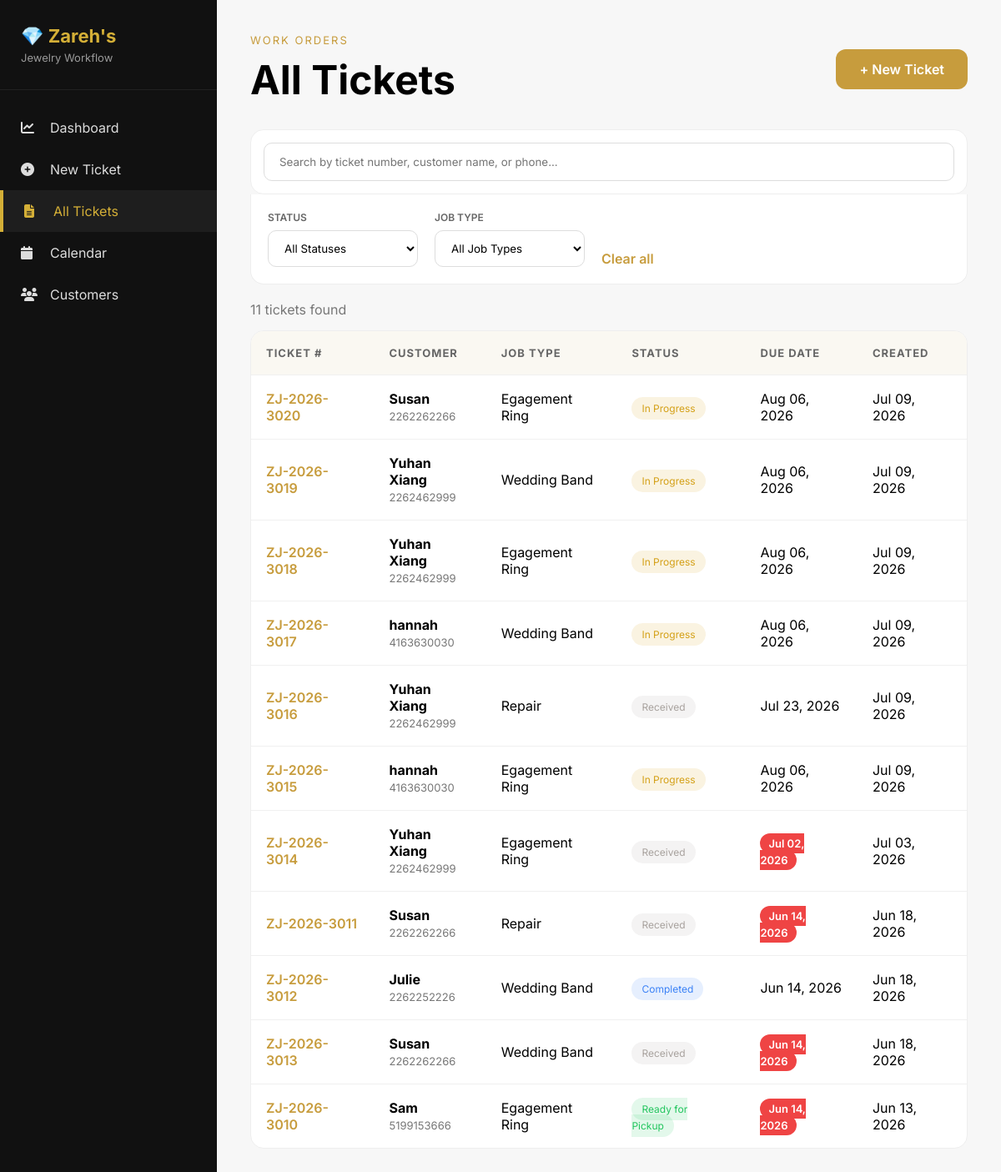
/tickets/, run on an earlier commit of the app's database.
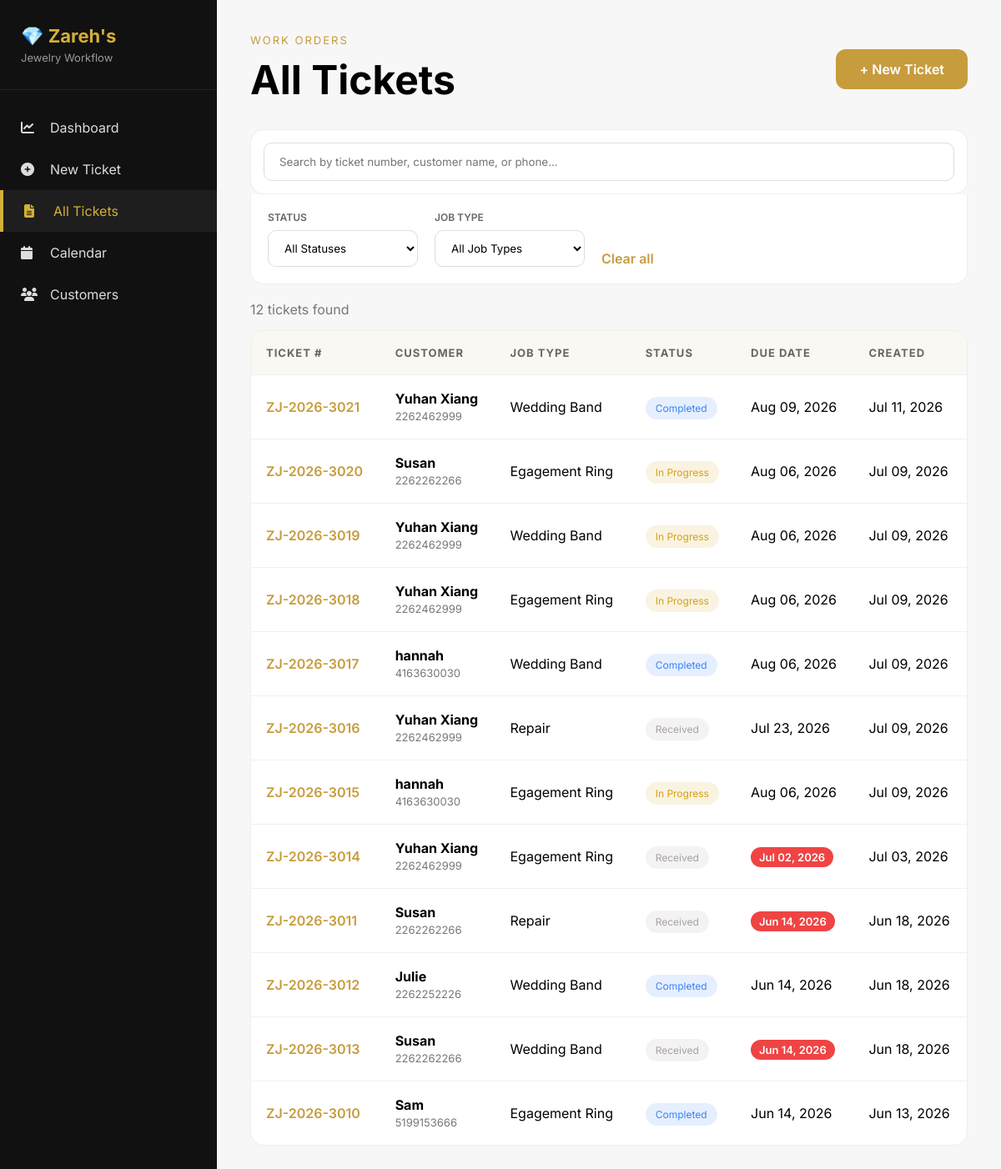
And on a later commit of the database.
### core/models.py (models this page shows, shortened)
class Ticket(models.Model):
    ticket_number = models.CharField(
        max_length=20,
        unique=True
    )
    customer = models.ForeignKey(
        Customer,
        on_delete=models.CASCADE,
        related_name="tickets"
    )
    job_type = models.ForeignKey(
        JobType,
        on_delete=models.PROTECT
    )
    status = models.ForeignKey(
        Status,
        on_delete=models.PROTECT
    )
    description = models.TextField()
    created_date = models.DateTimeField(auto_now_add=True)
    due_date = models.DateField()
    price = models.DecimalField(
        max_digits=10,
        decimal_places=2,
        blank=True,
        null=True
    )
    completed_date = models.DateField(
        blank=True,
        null=True
    )

class Customer(models.Model):
    name = models.CharField(max_length=100)
    phone = models.CharField(max_length=20)
    email = models.EmailField(blank=True, null=True)
    note = models.TextField(blank=True)
    created_date = models.DateTimeField(auto_now_add=True)
    class Meta:
        ordering = ["name"]

class JobType(models.Model):
    type = models.CharField(max_length=100, unique=True)
    duration = models.PositiveIntegerField(default=7)

class Status(models.Model):
    status = models.CharField(max_length=50, unique=True)
    color = models.CharField(max_length=20, default="#c79c3d")

### core/views.py (the view, shortened to what this page needs)
# urls.py: path('tickets/', views.all_tickets, name='all_tickets'),
def all_tickets(request):
    tickets = Ticket.objects.select_related(
        'customer', 'job_type', 'status'
    ).order_by('-created_date')
    search = request.GET.get('search')
    status_id = request.GET.get('status')
    job_type_id = request.GET.get('job_type')
    open_jobs = request.GET.get("open")
    due = request.GET.get("due")
    pickup = request.GET.get("pickup")
    overdue = request.GET.get("overdue")
    if search:
        tickets = tickets.filter(
            Q(ticket_number__icontains=search) |
            Q(customer__name__icontains=search) |
            Q(customer__phone__icontains=search)
        )
    if status_id:
        tickets = tickets.filter(status_id=status_id)
    if job_type_id:
        tickets = tickets.filter(job_type_id=job_type_id)
    if open_jobs:
        tickets = tickets.exclude(status__status="Completed")
    if pickup:
        tickets = tickets.filter(status__status="Ready for Pickup")
    context = {
        "tickets": tickets,
        "statuses": Status.objects.all(),
        "job_types": JobType.objects.all(),
        "ticket_count": tickets.count(),
        "selected_status": status_id,
        "selected_job_type": job_type_id,
        "search": search or "",
        "today": timezone.now().date(),
    }
    return render(request, "core/all_tickets.html", context)

### core/templates/core/all_tickets.html (shortened to what this page needs)
{% extends 'core/base.html' %}
{% block content %}
<div class="tickets-page">
<div class="page-header">
    <div>
        <p class="page-tag">WORK ORDERS</p>
        <h1>All Tickets</h1>
    </div>
    <a href="{% url 'new_ticket' %}" class="new-ticket-btn">
        + New Ticket
    </a>
</div>
<form method="GET">
<form id="filterForm" method="GET">
    <div class="search-card">
        <div class="search-box">
            <input
                type="text"
                id="searchInput"
                name="search"
                value="{{ search }}"
                placeholder="Search by ticket number, customer name, or phone..."
            >
        </div>
    </div>
    <div
        id="filterPanel"
        class="filter-panel"
    >
        <div class="filter-group">
            <label>Status</label>
            <select
                id="statusFilter"
                name="status"
            >
                <option value="">
                    All Statuses
                </option>
            </select>
        </div>
        <div class="filter-group">
            <label>Job Type</label>
            <select
                id="jobTypeFilter"
                name="job_type"
            >
                <option value="">
                    All Job Types
                </option>
            </select>
        </div>
        <a
            href="{% url 'all_tickets' %}"
            class="clear-link"
        >
            Clear all
        </a>
    </div>
</form>
</form>
<div class="ticket-count" id="ticketCount">
    {{ ticket_count }} tickets found
</div>
<div class="table-card">
    <table class="ticket-table">
        <thead>
            <tr>
                <th>TICKET #</th>
                <th>CUSTOMER</th>
                <th>JOB TYPE</th>
                <th>STATUS</th>
                <th>DUE DATE</th>
                <th>CREATED</th>
            </tr>
        </thead>
        <tbody id="ticketTableBody">
{% for ticket in tickets %}
<tr onclick="
    window.location='{% url 'ticket_detail' ticket.id %}'
    "
    class="clickable-row">
    <td class="ticket-number">
        <a
        href="{% url 'ticket_detail' ticket.id %}"
        class="ticket-link"
    >
        {{ ticket.ticket_number }}
        </a>
    </td>
    <td>
        <strong>
            {{ ticket.customer.name }}
        </strong>
        <br>
        <span class="phone">
            {{ ticket.customer.phone }}
        </span>
    </td>
    <td>
        {{ ticket.job_type.type }}
    </td>
    <td>
        <span
            class="badge"
            style="
                background:{{ ticket.status.color }}20;
                color:{{ ticket.status.color }};
            "
        >
            {{ ticket.status.status }}
        </span>
    </td>
    <td>
    {% if ticket.due_date < today and ticket.status.status != "Completed" %}
        <span class="overdue-date">
            {{ ticket.due_date|date:"M d, Y" }}
        </span>
    {% else %}
        {{ ticket.due_date|date:"M d, Y" }}
    {% endif %}
</td>
    <td>
        {{ ticket.created_date|date:"M d, Y" }}
    </td>
</tr>
{% empty %}
<tr>
    <td colspan="6">
        No tickets found.
    </td>
</tr>
{% endfor %}
</tbody>
    </table>
</div>
</div>
{% endblock %}

What changed in the data, as far as the page shows it:
added Ticket: ticket_number "ZJ-2026-3021", customer.name "Yuhan Xiang", customer.phone "2262462999", job_type.type "Wedding Band", status.status "Completed", due_date "Aug 09, 2026", created_date "Jul 11, 2026"
changed Ticket "ZJ-2026-3017": status_id 2 → 4 (drawn); status.status "In Progress" → "Completed"
changed Ticket "ZJ-2026-3010": status_id 3 → 4 (drawn); status.status "Ready for Pickup" → "Completed"
Also different on the page:
{{ ticket_count }}: "11" → "12"
